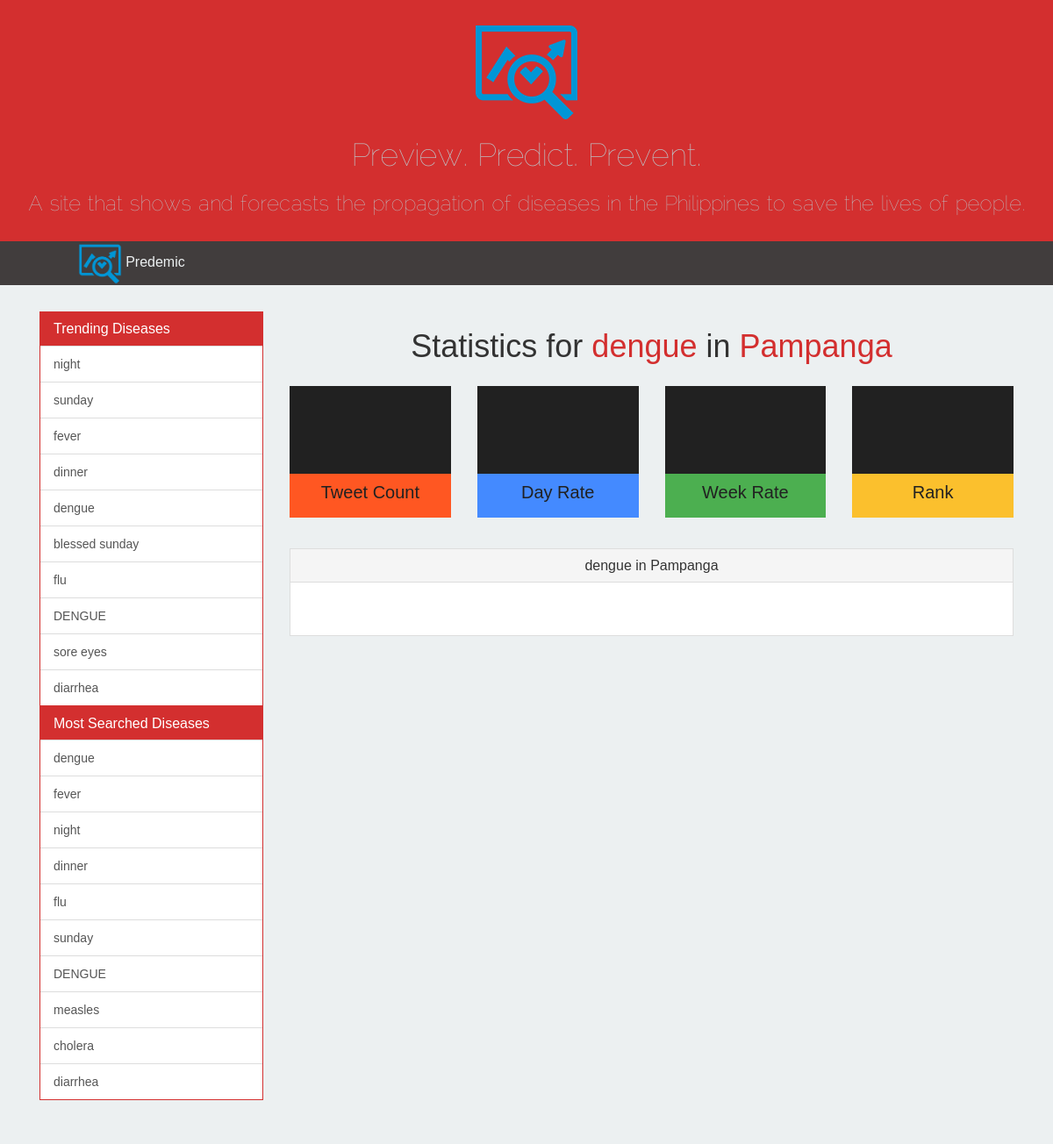
The app's page /homepage/province-stats/Pampanga/dengue/, older data.
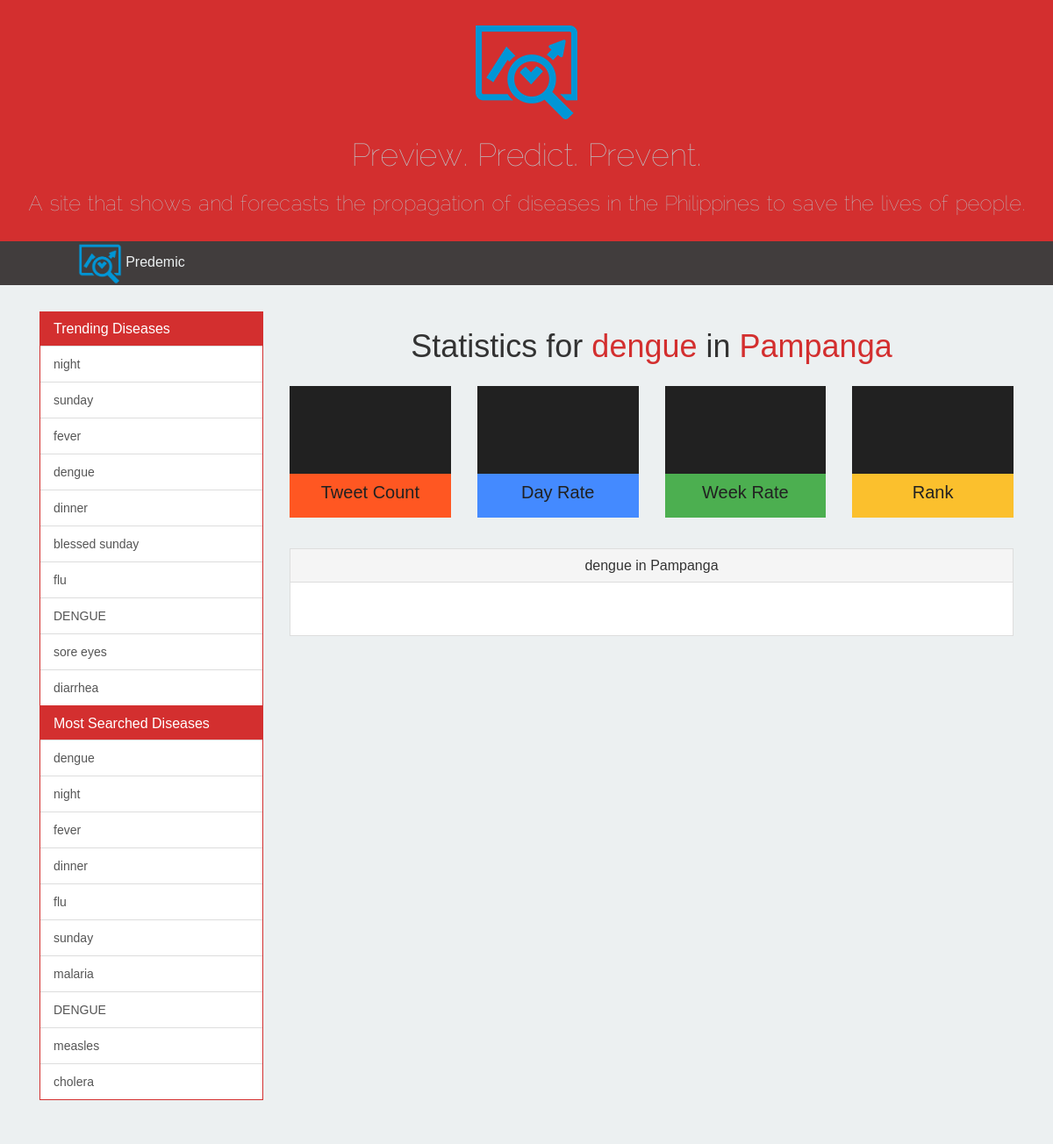
The same page, newer data.
### homepage/models.py (models this page shows, shortened)
class Keyword(models.Model):
	word = models.CharField(max_length=128, primary_key=True)
	date = models.DateTimeField()
	searchFrequency = models.PositiveSmallIntegerField(default=1)

### homepage/views.py (the view)
# urls.py: url(r'^province-stats/(?P<province>[\w\d].+)/(?P<keyword>[\w\d].+)/$', views.province_stats, name='province_stats'),
def province_stats(request, keyword, province):
	topSearch = view_most_searched()
	trending = view_trending()
	context_dict = {'province' : province, 'keyword' : keyword, 'topSearch': topSearch, 'trending': trending}
	return render(request, 'homepage/province.html', context_dict)

### homepage/views.py (called while the page is built)
def view_most_searched():
	k = Keyword.objects.order_by('-searchFrequency')[:10]
	return k

def view_trending():
	t = Tweet.objects.values('keyword').order_by('-keyword__count').annotate(Count('keyword'))[:10]
	return t

### templates/homepage/province.html (shortened to what this page needs)
{% extends 'base.html' %}
{% load static %}
{% block  main_block%}
	<div id="title-div">
		<h1 class="text-center">Statistics for <span id="keyword-span">{{ keyword }}</span> in <span id="province-span">{{ province }}</span></h1>
	</div>
	<div class="row stats">
		<div id="tweet-number-div" class="col-md-3">
			<div class="divider">
			</div>
			<div class="div-title tweet">
				<h6 class="text-center">Tweet Count</h6>
			</div>
		</div>
		<div id="day-rate-div" class="col-md-3">
			<div class="divider">
			</div>
			<div class="div-title day">
				<h6 class="text-center">Day Rate</h6>
			</div>
		</div>
		<div id="weekly-rate-div" class="col-md-3">
			<div class="divider">
			</div>
			<div class="div-title week">
				<h6 class="text-center">Week Rate</h6>
			</div>
		</div>
		<div id="rank-div" class="col-md-3">
			<div class="divider">
			</div>
			<div class="div-title rank">
				<h6 class="text-center">Rank</h6>
			</div>
		</div>
	</div>
	<div class="panel panel-default">
        <div class="panel-heading">
            <h3 class="panel-title text-center">{{ keyword }} in {{ province }}</h3>
        </div>
        <div class="panel-body">
        </div>
    </div>
{% endblock %}
{% block css_block %}
	<link href="{% static "css/province.css" %}" rel="stylesheet">
{% endblock %}

### templates/base.html (shortened to what this page needs)
<!DOCTYPE html>
{% load static %}
<html>
<head>
	<link href="{% static "css/bootstrap.min.css" %}" rel="stylesheet">
    <link href="{% static "css/bootstrap-flat.min.css" %}" rel="stylesheet">
    <link href="{% static "css/base.css" %}" rel="stylesheet">
    <link href="{% static "css/main.css" %}" rel="stylesheet">
    {% block css_block %} {% endblock %}
</head>
<body>
    <div class="container-fluid">
        <div id="top-banner" class="row text-center">
            <img src="{% static "images/logo.png" %}"/>
            <h1>Preview. Predict. Prevent.</h1>
            <h3>A site that shows and forecasts the propagation of diseases in the Philippines to save the lives of people.<h3>
        </div>
        <div id="nav-div" class="row">
            <div class="col-md-3 text-center">
                <img src="{% static "images/logo.png" %}"width=50px height=50px />
                <span id="site-title">Predemic</span>
            </div>
        </div>
    	<div id="body-main" class="row">
    		<div class="col-md-3">
                <div class="panel-group" id="trending-div">
                    <div class="panel panel-primary panel-primary-custom">
                        <div class="panel-heading panel-heading-custom">
                            <h4 class="panel-title">
                                <a class="accordion-toggle" data-toggle="collapse" data-parent="#trending-div" href="#trending-div-list">Trending Diseases</a>
                            </h4>
                        </div>
                        <div class="panel-collapse collapse in" id="trending-div-list">
                            <div class="list-group">
                                {% if trending %}
                                    {% for item in trending %}
                                        <a href="#" class="list-group-item">{{ item.keyword }} </a>
                                    {% endfor %}
                                    {% else %}
                                        <strong>Nothing to display.</strong>
                                {% endif %}
                            </div>
                        </div>
                    </div>
                </div>
                <div class="panel-group" id="mostsearched-div">
                    <div class="panel panel-primary panel-primary-custom">
                        <div class="panel-heading panel-heading-custom">
                            <h4 class="panel-title">
                                <a class="accordion-toggle" data-toggle="collapse" data-parent="#mostsearched-div" href="#mostsearched-div-list">Most Searched Diseases</a>
                            </h4>
                        </div>
                        <div class="panel-collapse collapse in" id="mostsearched-div-list">
                            <div class="list-group">
                                {% if topSearch %}
                                    {% for item in topSearch %}
                                        <a href="#" class="list-group-item">{{ item.word }} </a>
                                    {% endfor %}
                                {% else %}
                                    <strong>Nothing to display</strong>
                                {% endif %}
                            </div>
                        </div>
                    </div>
                </div>
    		</div>
			<div class="col-md-9">
                {% block main_block %}{% endblock %}
			</div>
    	</div>
</body>
</html>

Row changes from the older to the newer data that the page shows:
no longer on this page (row unchanged): Keyword: word "diarrhea"
changed Keyword "night": moves up the list
now on this page (row edited): Keyword: word "malaria"
